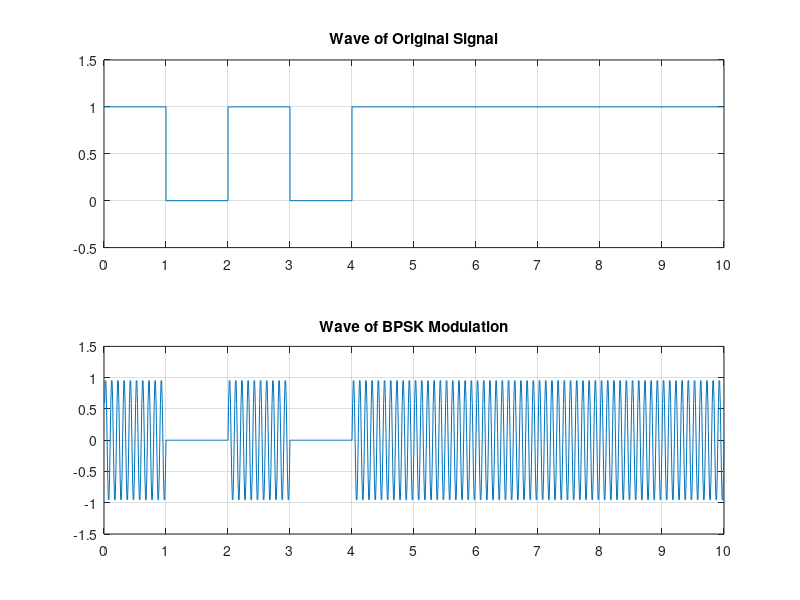
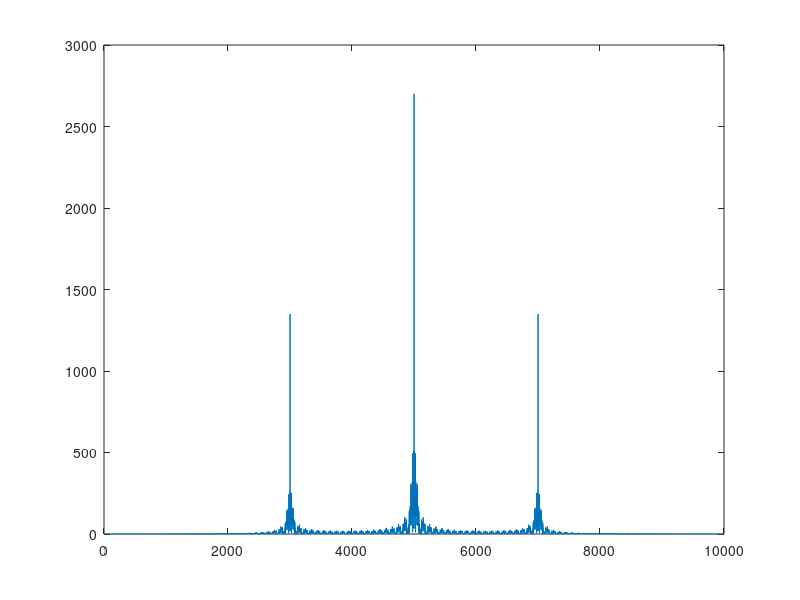

Reproduce these figures in MATLAB, in order.
% Created by Huang Lu, Department of Electronic Engineering, Tsinghua University
% 2015/10/30, Friday, Beijing
% Code for Homework 3 of Communication and Network

% Generate the Original Signal
clear all; close all; clc;
x0 = rand(1, 100);
x0(x0<0.5) = 0;
x0(x0>=0.5) = 1;
% figure(1); stairs(x0)       % figure of original signal
% set(gca, 'Ylim', [-0.5, 1.5])
% title('Orignal Signal')

% BPSK Modulation
x1 = zeros(1, 100*100);
f0 = 10;
t0 = 0.01:0.01:1;
for m = 1:100
    if x0(m) == 1
        x1((m-1)*100+1:m*100) = sin(2*pi*f0*t0);
    end
end
X1 = fftshift(fft(x1));
figure(2)
subplot(2,1,1); stairs(x0(1:11));
set(gca, 'Xlim', [1, 11])
set(gca, 'Ylim', [-0.5, 1.5])
set(gca,'xtick',[1:1:11],'xticklabel',[0:1:10])
title('Wave of Original Signal')
grid on;
subplot(2,1,2); plot(x1(1:1000))
set(gca, 'Xlim', [0, 1000])
set(gca, 'Ylim', [-1.5, 1.5])
set(gca,'xtick',[0:100:1000],'xticklabel',[0:1:10])
title('Wave of BPSK Modulation')
grid on;
figure(3); plot(abs(X1))
set(gca,'xtick',[0:1000:10000],'xticklabel',[-50:10:50])
xlabel('Frequency/Hz')
ylabel('H(e^j^\omega)')
title('Power Spectrum Density of BPSK Modulation Wave')

% BPSK Coherent demodulation
xr = sin(2*pi*f0*(0.01:0.01:100));
x2 = xr .* x1;
plot(x2(1:1000))
plot(abs(fftshift(fft(x2))))

